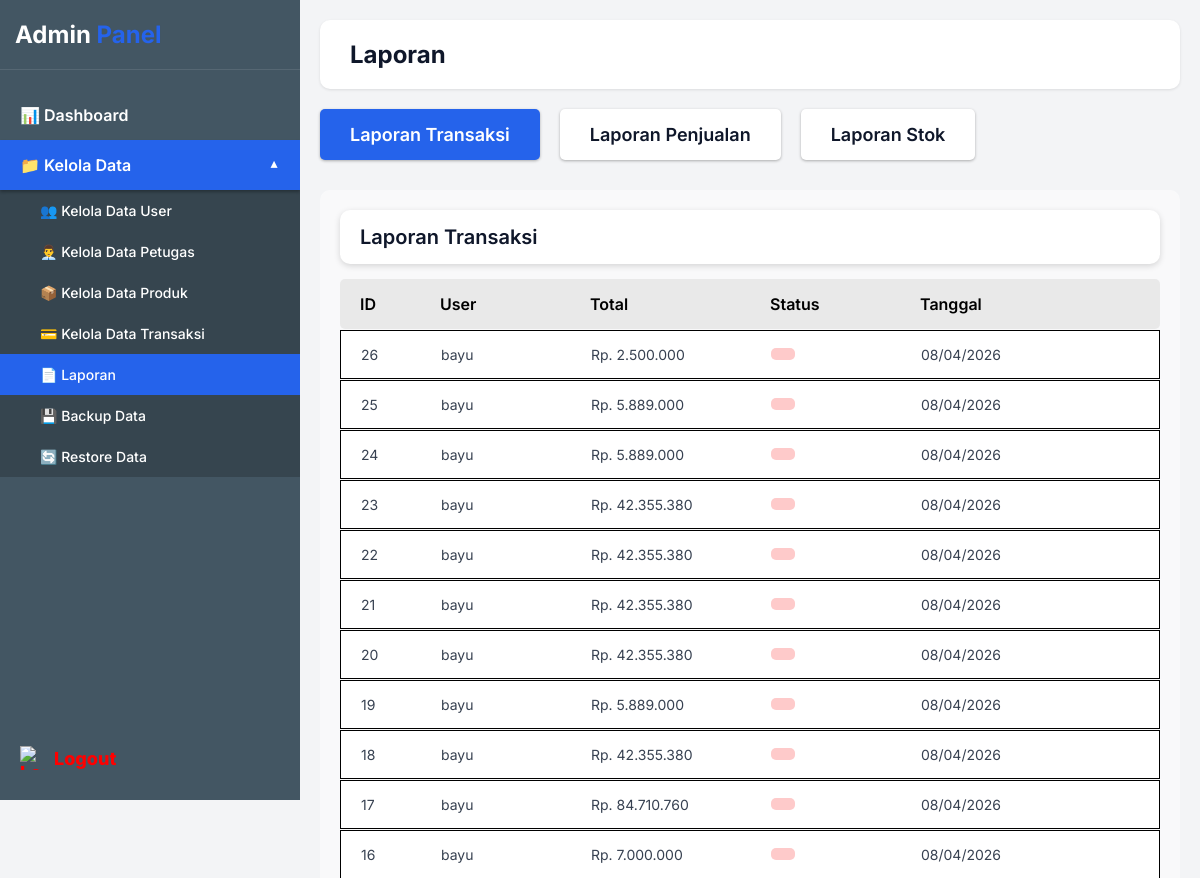
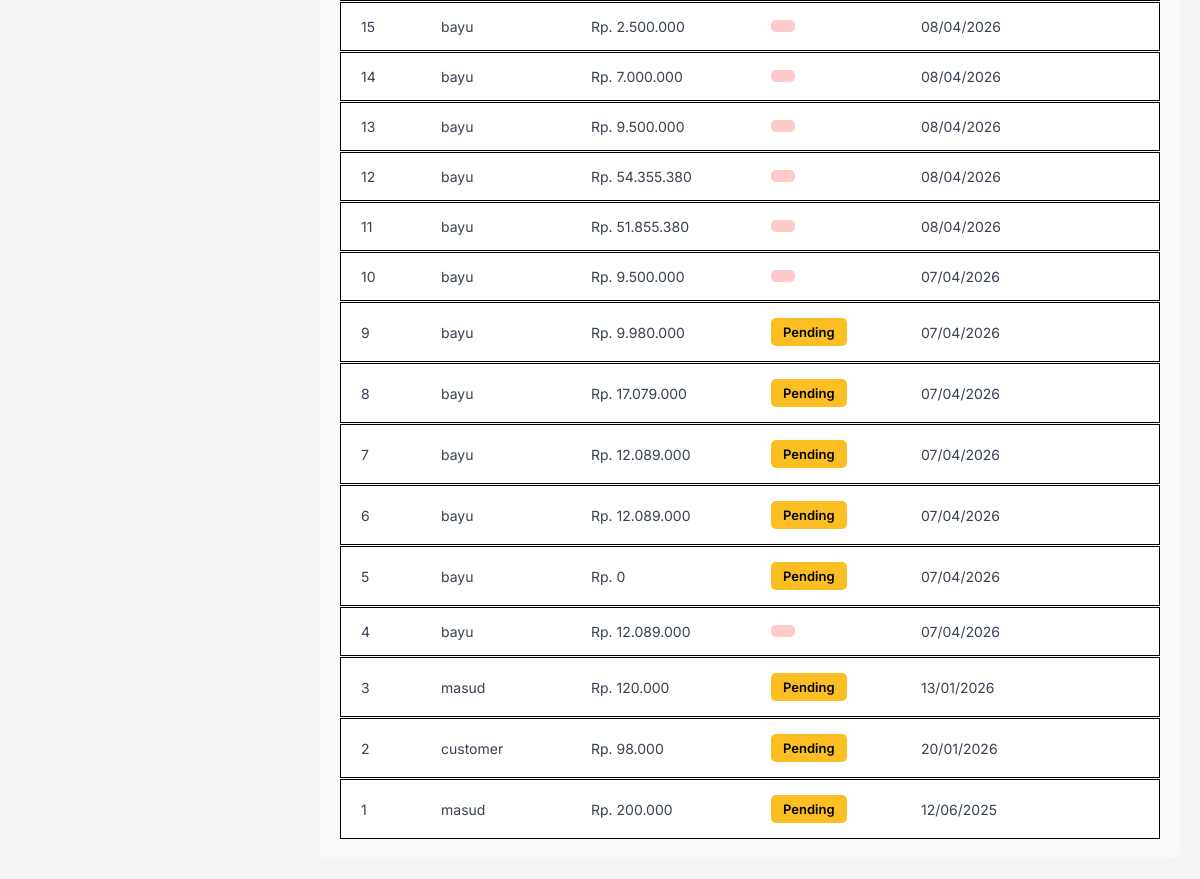
Page /admin/laporan.php (signed in) on the committed database (2 pictures, top to bottom).
### tables this page shows
CREATE TABLE `orders` (
  `id` int(11) NOT NULL AUTO_INCREMENT,
  `user_id` int(11) DEFAULT NULL,
  `total_bayar` decimal(10,2) NOT NULL,
  `ongkir` decimal(10,2) DEFAULT 0.00,
  `nama_penerima` varchar(100) NOT NULL,
  `no_telp` varchar(20) NOT NULL,
  `alamat` text NOT NULL,
  `metode_pembayaran` varchar(50) NOT NULL DEFAULT 'm-banking',
  `virtual_account` varchar(20) DEFAULT NULL,
  `detail_pembayaran` varchar(100) DEFAULT NULL,
  `tanggal_transaksi` date NOT NULL,
  `updated_at` timestamp NULL DEFAULT NULL ON UPDATE current_timestamp(),
  `status` enum('pending','diproses','dikirim','selesai','dibatalkan') DEFAULT 'pending',
  `created_at` timestamp NOT NULL DEFAULT current_timestamp(),
  PRIMARY KEY (`id`),
  KEY `idx_user_id` (`user_id`)
);

CREATE TABLE `users` (
  `id` int(11) NOT NULL AUTO_INCREMENT,
  `username` varchar(50) NOT NULL,
  `password` varchar(255) NOT NULL,
  `nama_lengkap` varchar(100) NOT NULL,
  `email` varchar(100) DEFAULT NULL,
  `no_hp` varchar(20) DEFAULT NULL,
  `alamat` text DEFAULT NULL,
  `role` enum('admin','petugas','user') DEFAULT 'user',
  `created_at` timestamp NOT NULL DEFAULT current_timestamp(),
  PRIMARY KEY (`id`),
  UNIQUE KEY `username` (`username`),
  KEY `idx_id` (`id`)
);

### admin/laporan.php (the view, shortened to what this page needs)
<?php
include '../config.php';
$active_tab = isset($_GET['tab']) ? $_GET['tab'] : 'transaksi';
if ($active_tab == 'transaksi') {
    $query = mysqli_query($koneksi, "
        SELECT orders.*, users.username as user_name
        FROM orders
        LEFT JOIN users ON orders.user_id = users.id
        ORDER BY orders.id DESC
    ");
    $table_headers = ['ID', 'User', 'Total', 'Status', 'Tanggal'];
    $title = 'Laporan Transaksi';
} else {
    $query = mysqli_query($koneksi, "SELECT * FROM products ORDER BY id DESC");
    $table_headers = ['ID', 'Nama Produk', 'Harga', 'Stok', 'Keterangan'];
    $title = 'Laporan Stok';
}
?>
<!DOCTYPE html>
<html lang="en">
<head>
</head>
<body>
    <div class="sidebar">
        <div class="sidebar-header">
            <div class="sidebar-title">Admin <span>Panel</span></div>
        </div>
        <div class="sidebar-menu">
            <a href="dashboard.php" class="menu-item">📊 Dashboard</a>
            <div class="dropdown-toggle menu-item" onclick="toggleDropdown()">
                📁 Kelola Data
            </div>
            <div class="dropdown-menu" id="dropdownMenu">
                <a href="kelola_data_user.php" class="dropdown-item">👥 Kelola Data User</a>
                <a href="kelola_data_petugas.php" class="dropdown-item">👨‍💼 Kelola Data Petugas</a>
                <a href="kelola_data_produk.php" class="dropdown-item">📦 Kelola Data Produk</a>
                <a href="kelola_data_transaksi.php" class="dropdown-item">💳 Kelola Data Transaksi</a>
                <a href="laporan.php" class="dropdown-item active">📄 Laporan</a>
                <a href="backup_data.php" class="dropdown-item">💾 Backup Data</a>
                <a href="restore_data.php" class="dropdown-item">🔄 Restore Data</a>
            </div>
        </div>
        <a href="../auth/logout.php" class="logout-btn">
            <img src="https://codia-f2c.s3.us-west-1.amazonaws.com/image/2026-02-24/EifoE2bUkC.png" alt="Logout">
        </a>
    </div>
    <div class="main-content">
        <div class="header">
            <span class="header-title">Laporan</span>
        </div>
        <div class="tabs-container">
            <a href="?tab=transaksi" class="tab-btn <?php echo $active_tab == 'transaksi' ? 'active' : ''; ?>">
                Laporan Transaksi
            </a>
            <a href="?tab=penjualan" class="tab-btn <?php echo $active_tab == 'penjualan' ? 'active' : ''; ?>">
                Laporan Penjualan
            </a>
            <a href="?tab=stok" class="tab-btn <?php echo $active_tab == 'stok' ? 'active' : ''; ?>">
                Laporan Stok
            </a>
        </div>
        <div class="report-container">
            <div class="report-header">
                <span class="report-title"><?php echo $title; ?></span>
            </div>
            <div class="table-header">
                <?php foreach($table_headers as $header): ?>
                    <div><?php echo $header; ?></div>
                <?php endforeach; ?>
            </div>
            <?php
            while($row = mysqli_fetch_assoc($query)):
            ?>
            <div class="table-row">
                <div class="table-cell"><?php echo $row['id']; ?></div>
                <?php if($active_tab == 'stok'): ?>
                    <div class="table-cell"><?php echo htmlspecialchars($row['nama_produk']); ?></div>
                    <div class="table-cell">Rp. <?php echo number_format($row['harga'], 0, ',', '.'); ?></div>
                    <div class="table-cell">
                        <?php
                        $stock_class = '';
                        if($row['stok'] > 20) $stock_class = 'stock-available';
                        elseif($row['stok'] > 0) $stock_class = 'stock-low';
                        else $stock_class = 'stock-out';
                        ?>
                        <span class="stock-badge <?php echo $stock_class; ?>">
                            <?php echo $row['stok']; ?>
                        </span>
                    </div>
                    <div class="table-cell"><?php echo substr($row['deskripsi'], 0, 30); ?>...</div>
                <?php else: ?>
                    <div class="table-cell"><?php echo htmlspecialchars($row['user_name'] ?? 'Guest'); ?></div>
                    <div class="table-cell">Rp. <?php echo number_format($row['total_bayar'], 0, ',', '.'); ?></div>
                    <div class="table-cell">
                        <?php
                        $status_class = '';
                        if($row['status'] == 'success') $status_class = 'status-success';
                        elseif($row['status'] == 'pending') $status_class = 'status-pending';
                        else $status_class = 'status-cancelled';
                        ?>
                        <span class="status-badge <?php echo $status_class; ?>">
                            <?php echo ucfirst($row['status']); ?>
                        </span>
                    </div>
                    <div class="table-cell"><?php echo date('d/m/Y', strtotime($row['tanggal_transaksi'])); ?></div>
                <?php endif; ?>
            </div>
            <?php endwhile; ?>
        </div>
    </div>
</body>
</html>

### admin/laporan.php (style rules this page uses)
* { box-sizing: border-box; margin: 0; padding: 0; font-family: 'Inter', sans-serif; }
body { background-color: #f3f4f6; display: flex; min-height: 100vh; }
a { text-decoration: none; }
.sidebar { width: 300px; background-color: #435663; position: fixed; top: 0; left: 0; height: 100vh; overflow-y: auto; z-index: 100; }
.sidebar-header { padding: 20px 15px; border-bottom: 1px solid rgba(255,255,255,0.1); }
.sidebar-title { font-size: 24px; font-weight: 700; color: #ffffff; }
.sidebar-title span { color: #2563eb; }
.sidebar-menu { padding: 20px 0; }
.menu-item { display: block; padding: 15px 20px; color: #ffffff; font-size: 16px; font-weight: 600; transition: background 0.3s; }
.menu-item.active { background-color: #2563eb; box-shadow: 0 2px 3px rgba(0,0,0,0.3); }
.dropdown-toggle { cursor: pointer; display: flex; justify-content: space-between; align-items: center; padding-right: 20px; }
.dropdown-toggle::after { content: '▼'; font-size: 12px; transition: transform 0.3s; }
.dropdown-toggle.active::after { transform: rotate(180deg); }
.dropdown-menu { max-height: 0; overflow: hidden; transition: max-height 0.3s ease-out; background-color: rgba(0,0,0,0.2); }
.dropdown-menu.show { max-height: 500px; }
.dropdown-item { display: block; padding: 12px 20px 12px 40px; color: #ffffff; font-size: 14px; font-weight: 500; transition: background 0.3s; }
.dropdown-item.active { background-color: #2563eb; color: #ffffff; }
.logout-btn { position: absolute; bottom: 30px; left: 20px; color: #ff0000; font-weight: 800; font-size: 18px; display: flex; align-items: center; cursor: pointer; }
.logout-btn img { width: 24px; height: 24px; margin-right: 10px; }
.main-content { margin-left: 300px; flex: 1; padding: 20px; }
.header { background-color: #ffffff; padding: 20px 30px; border-radius: 10px; box-shadow: 0 1px 3px rgba(0,0,0,0.1); display: flex; align-items: center; margin-bottom: 20px; }
.header-title { font-size: 24px; font-weight: 700; color: #0f172a; }
.tabs-container { display: flex; gap: 20px; margin-bottom: 30px; flex-wrap: wrap; }
.tab-btn { padding: 15px 30px; border-radius: 5px; font-size: 18px; font-weight: 600; cursor: pointer; border: none; box-shadow: 0 1px 3px rgba(0,0,0,0.3); transition: all 0.3s; }
.tab-btn.active { background-color: #2563eb; color: #ffffff; }
.tab-btn:not(.active) { background-color: #ffffff; color: #0f172a; }
.report-container { background-color: rgba(255, 255, 255, 0.5); border-radius: 10px; padding: 20px; min-height: 600px; }
.report-header { background-color: #ffffff; border-radius: 10px; padding: 15px 20px; box-shadow: 0 2px 6px rgba(0,0,0,0.15); margin-bottom: 15px; }
.report-title { font-size: 20px; font-weight: 600; color: #0f172a; }
.table-header { background-color: rgba(217, 217, 217, 0.5); display: grid; grid-template-columns: 80px 150px 180px 150px 150px; padding: 15px 20px; font-size: 16px; font-weight: 600; color: #000000; border-radius: 5px; }
.table-row { display: grid; grid-template-columns: 80px 150px 180px 150px 150px; padding: 15px 20px; align-items: center; border: 1px solid #000000; background-color: #ffffff; margin-top: 1px; transition: background 0.3s; }
.table-cell { font-size: 14px; color: #374151; white-space: nowrap; overflow: hidden; text-overflow: ellipsis; }
.status-badge { padding: 6px 12px; border-radius: 5px; font-size: 13px; font-weight: 600; display: inline-block; }
.status-pending { background-color: #fbbf24; color: #000000; }
.status-cancelled { background-color: #fecaca; color: #e02a2a; }

### rows in the picture
orders: id "26", user.username "bayu", total_bayar "2.500.000", tanggal_transaksi "08/04/2026"
orders: id "25", user.username "bayu", total_bayar "5.889.000", tanggal_transaksi "08/04/2026"
orders: id "24", user.username "bayu", total_bayar "5.889.000", tanggal_transaksi "08/04/2026"
orders: id "23", user.username "bayu", total_bayar "42.355.380", tanggal_transaksi "08/04/2026"
orders: id "22", user.username "bayu", total_bayar "42.355.380", tanggal_transaksi "08/04/2026"
orders: id "21", user.username "bayu", total_bayar "42.355.380", tanggal_transaksi "08/04/2026"
orders: id "20", user.username "bayu", total_bayar "42.355.380", tanggal_transaksi "08/04/2026"
orders: id "19", user.username "bayu", total_bayar "5.889.000", tanggal_transaksi "08/04/2026"
orders: id "18", user.username "bayu", total_bayar "42.355.380", tanggal_transaksi "08/04/2026"
orders: id "17", user.username "bayu", total_bayar "84.710.760", tanggal_transaksi "08/04/2026"
orders: id "16", user.username "bayu", total_bayar "7.000.000", tanggal_transaksi "08/04/2026"
orders: id "15", user.username "bayu", total_bayar "2.500.000", tanggal_transaksi "08/04/2026"
orders: id "14", user.username "bayu", total_bayar "7.000.000", tanggal_transaksi "08/04/2026"
orders: id "13", user.username "bayu", total_bayar "9.500.000", tanggal_transaksi "08/04/2026"
orders: id "12", user.username "bayu", total_bayar "54.355.380", tanggal_transaksi "08/04/2026"
orders: id "11", user.username "bayu", total_bayar "51.855.380", tanggal_transaksi "08/04/2026"
orders: id "10", user.username "bayu", total_bayar "9.500.000", tanggal_transaksi "07/04/2026"
orders: id "9", user.username "bayu", total_bayar "9.980.000", status "Pending", tanggal_transaksi "07/04/2026"
orders: id "8", user.username "bayu", total_bayar "17.079.000", status "Pending", tanggal_transaksi "07/04/2026"
orders: id "7", user.username "bayu", total_bayar "12.089.000", status "Pending", tanggal_transaksi "07/04/2026"
orders: id "6", user.username "bayu", total_bayar "12.089.000", status "Pending", tanggal_transaksi "07/04/2026"
orders: id "5", user.username "bayu", total_bayar "0", status "Pending", tanggal_transaksi "07/04/2026"
orders: id "4", user.username "bayu", total_bayar "12.089.000", tanggal_transaksi "07/04/2026"
orders: id "3", user.username "masud", total_bayar "120.000", status "Pending", tanggal_transaksi "13/01/2026"
orders: id "2", user.username "customer", total_bayar "98.000", status "Pending", tanggal_transaksi "20/01/2026"
orders: id "1", user.username "masud", total_bayar "200.000", status "Pending", tanggal_transaksi "12/06/2025"

### other values in the picture
$title "Laporan Transaksi"
$header "ID"
$header "User"
$header "Total"
$header "Status"
$header "Tanggal"
